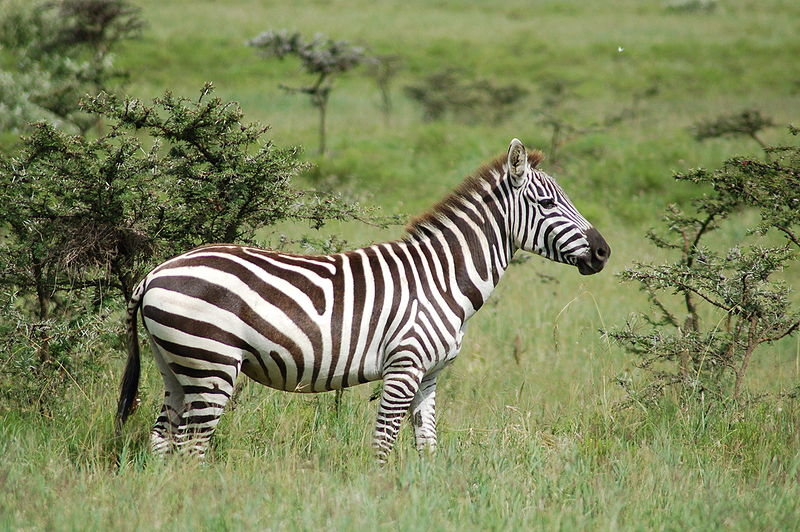
#> input picture week7/Zebra.jpg, 800 x 532 px
$ jupyter execute week7.ipynb
#> lines starting #> are read from the running program, lines starting #| are printed output that depends on the picture
# 7o Lab de PSD (notebook para preencher com os resultados)

[cell 1]
#from google.colab import drive
#drive.mount('/content/drive')

### Número do Grupo : `Grupo 8`

[cell 2]
#
# Primeiro vamos importar as bibliotecas necessárias
#
import numpy as np
import matplotlib.pyplot as plt
import cv2

# **1.0 - Definição do filtro de Gabor 2D (domínio espacial)**

O filtro de Gabor é um filtro do tipo passa-banda que possui alguns parâmetros que permitem que ele possa ser ajustado para realçar informações com diferentes escalas e orientações em uma imagem. A sua forma geral é dada pela equação abaixo.

$$\begin{aligned}
G(x,y; \lambda, \theta, \psi, \sigma, \gamma) = \exp \left( -\frac{x'^2 + \gamma^2 y'^2}{2\sigma^2} \right) \cos\left( 2\pi \frac{x'}{\lambda} + \psi \right)
\end{aligned}$$

$$\begin{aligned}
x'&= x\cos\theta + y\sin\theta\\
y'&=-x\sin\theta + y\cos\theta\\
\end{aligned}$$

$\lambda$ = comprimento de onda do fator senoidal

$\theta$ = ângulo de orientação do filtro

$\gamma$ = controla a razão de aspecto do filtro

$\psi$ = fase da função senoidal

## **1.1 - Implementação do filtro de Gabor 2D**

Na implementação do filtro de Gabor 2D, utilizar uma máscara de tamanho $M \times N$, em que M=64 e N=64. Após a implementação do filtro, verifique se o filtro se encontra na forma normalizada, ou seja, que o máximo valor de coeficiente é igual a 1.0

[cell 3]
#
# Implementar a função Gabor 2D
#
def gabor(lamda, theta, psi, sigma, gamma, M, N):
  x = np.linspace(-M//2, M//2, M)
  y = np.linspace(-N//2, N//2, N)

  xx, yy = np.meshgrid(x,y)

  x_bar = xx*np.cos(theta) + yy*np.sin(theta)
  y_bar = -xx*np.sin(theta) + yy*np.cos(theta)

  gab_filter = np.exp(-(x_bar**2+((gamma**2)*(y_bar**2)))/(2*(sigma**2)))*np.cos(2*np.pi*(x_bar/lamda)+psi)

  return gab_filter

## 1.2 - Plotar, como imagem, os filtros de Gabor (par e ímpar) a partir do filtro implementado acima

[cell 4]
plt.figure(figsize=[20,20])

# PAIR FUNCTION
plt.subplot(141),plt.imshow(gabor(2, 0, 0, 5, 0.25, 64, 64), cmap = 'gray')
plt.subplot(142),plt.imshow(gabor(2, np.pi/4, 0, 5, 0.25, 64, 64), cmap = 'gray')
plt.subplot(143),plt.imshow(gabor(2, np.pi/2, 0, 5, 0.25, 64, 64), cmap = 'gray')
plt.subplot(144),plt.imshow(gabor(2, 3*np.pi/4, 0, 5, 0.25, 64, 64), cmap = 'gray')
plt.show()
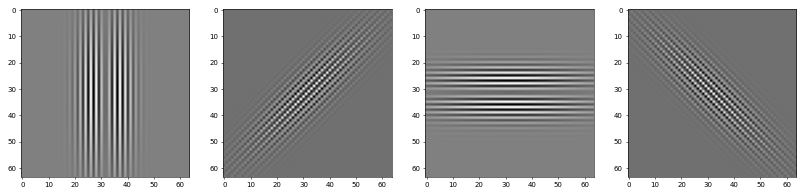
#> figure drawn by matplotlib, 4 panels

# ODD FUNCTION cos(theta + pi/2) [pair] = sin(theta) [odd]
plt.figure(figsize=[20,20])
plt.subplot(141),plt.imshow(gabor(2, 0, np.pi/2, 5, 0.25, 64, 64), cmap = 'gray')
plt.subplot(142),plt.imshow(gabor(2, np.pi/4, np.pi/2, 5, 0.25, 64, 64), cmap = 'gray')
plt.subplot(143),plt.imshow(gabor(2, np.pi/2, np.pi/2, 5, 0.25, 64, 64), cmap = 'gray')
plt.subplot(144),plt.imshow(gabor(2, 3*np.pi/4, np.pi/2, 5, 0.25, 64, 64), cmap = 'gray')
plt.show()
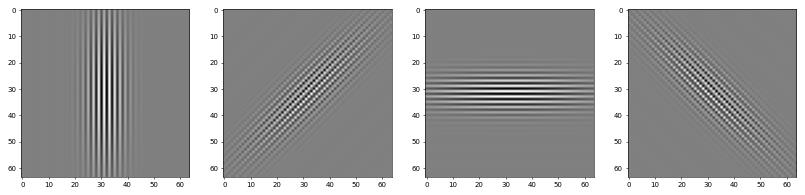
#> figure drawn by matplotlib, 4 panels

## 1.3 - Testes com diferentes filtros

Usando a imagem fornecida, faça a convolução da imagem com o filtro para os seguintes conjuntos de parâmetros:

a) Fixe $\gamma = \sigma = 1.0$, $\lambda = 0.2$ e $\psi=0$. Então, varie $\theta = 0^{°}, 45^{°}$ e $90^{°}$

b) Fixe $\gamma = 1.5$, $\sigma = 2.0$, $\lambda = 0.2$ e $\psi=0$. Então, varie $\theta = 0^{°}, 45^{°}$ e $90^{°}$

c) Para os dois conjuntos de parâmetros acima, modifique apenas o valor de $\psi$ para $\psi = \frac{\pi}{2}$ - Rode os experimentos novamente.

Para cada um dos itens acima, plote os filtros gerados e faça a convolução de cada um deles com a imagem fornecida para essa prática.

## 1.3 - Filtros de Gabor usando OpenCV

[cell 5]
import numpy as np
import cv2
import matplotlib.pyplot as plt
import pandas as pd

[cell 6]
#
# Parâmetros do filro
#

ksize = 40
sigma = 2
theta = 0 #1*np.pi / 2
labda = 1*np.pi / 4
gamma = 1.0
phi = np.pi/2

#
# Usar a função getGaborKernel do OpenCV para criar um filtro Gabor com os parâmetros especificados acima
#

gabFilter = cv2.getGaborKernel((ksize, ksize), sigma, theta, labda, gamma, phi)


# Fixed the value of the A parameters
ksize = 40
sigma = 1.0
theta = 0
labda = 0.2
gamma = 1.0
phi = 0

gabFilterA0 =  cv2.getGaborKernel((ksize, ksize), sigma, 0, labda, gamma, phi)
gabFilterA45 = cv2.getGaborKernel((ksize, ksize), sigma, np.pi/4, labda, gamma, phi)
gabFilterA90 = cv2.getGaborKernel((ksize, ksize), sigma, np.pi/2, labda, gamma, phi)

odd_gabFilterA0 =  cv2.getGaborKernel((ksize, ksize), sigma, 0, labda, gamma, phi + np.pi/2)
odd_gabFilterA45 = cv2.getGaborKernel((ksize, ksize), sigma, np.pi/4, labda, gamma, phi + np.pi/2)
odd_gabFilterA90 = cv2.getGaborKernel((ksize, ksize), sigma, np.pi/2, labda, gamma, phi + np.pi/2)


# Fixed the value of the B parameters
ksize = 40
sigma = 2.0
theta = 0
labda = 0.2
gamma = 1.5
phi = 0

gabFilterB0 =  cv2.getGaborKernel((ksize, ksize), sigma, 0, labda, gamma, phi)
gabFilterB45 = cv2.getGaborKernel((ksize, ksize), sigma, np.pi/4, labda, gamma, phi)
gabFilterB90 = cv2.getGaborKernel((ksize, ksize), sigma, np.pi/2, labda, gamma, phi)

odd_gabFilterB0 =  cv2.getGaborKernel((ksize, ksize), sigma, 0, labda, gamma, phi + np.pi/2)
odd_gabFilterB45 = cv2.getGaborKernel((ksize, ksize), sigma, np.pi/4, labda, gamma, phi + np.pi/2)
odd_gabFilterB90 = cv2.getGaborKernel((ksize, ksize), sigma, np.pi/2, labda, gamma, phi + np.pi/2)

[cell 7]
#
# Plotar o filtro gerador usando a função imshow do pyplot
#

plt.figure(figsize=[6,6])
plt.imshow(gabFilter, 'gray')
plt.title('Magnitude do gradiente')
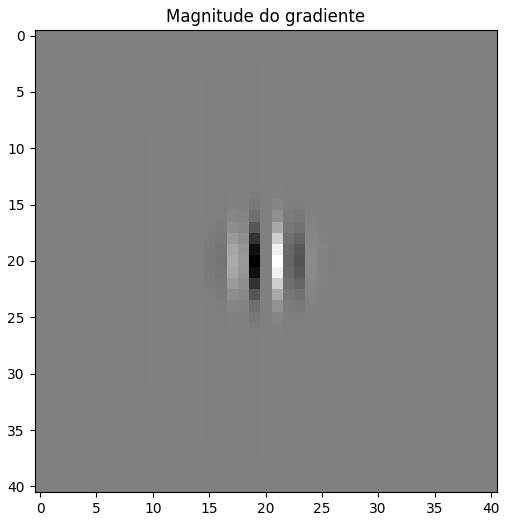
#> figure drawn by matplotlib, 1 panel

[cell 8]
#path = "INSERIR PATH AQUI"
filename = "Zebra.jpg"
imageRGB = cv2.imread(filename) #cv2.imread(path + filename)
#> imageRGB is the input picture: shape (532, 800, 3); mean B, G, R 91.2, 133.6, 126.4
imageGRAY = cv2.cvtColor(imageRGB, cv2.COLOR_BGR2GRAY)
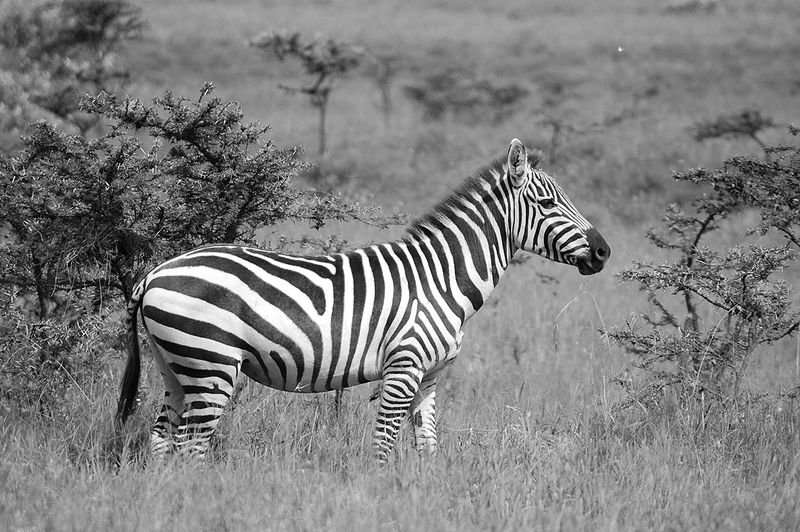
#> imageGRAY: shape (532, 800); min 0, max 255, mean 126.6
plt.imshow(imageGRAY)

[cell 9]
#
# Utilizando a função filter2D do OpenCV, faça a convolução da imagem com o filtro Gabor
#
# OBS: modifique os parâmetros e verifique o que acontece com o resultado da filtragem
#

_imgOut = cv2.filter2D(imageRGB, -1, gabFilter)
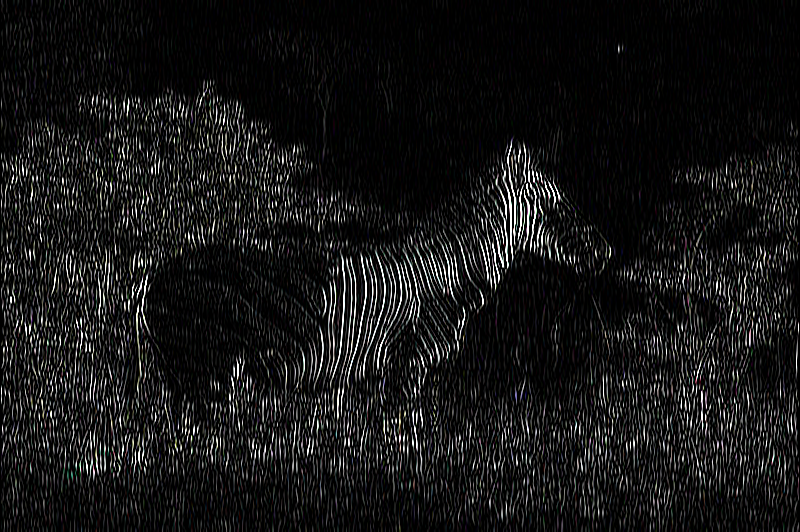
#> _imgOut: shape (532, 800, 3); mean B, G, R 21.9, 22, 22
plt.figure(figsize=[20,20])
plt.subplot(121),plt.imshow(imageRGB, cmap = 'gray')
plt.subplot(122),plt.imshow(_imgOut, cmap = 'gray')
plt.show()
#> figure, not shown here; B, G, R data is drawn as R, G, B

# FOR THE NORMAL FILTER
plt.figure(figsize=[20,20])
_imgOutA0 = cv2.filter2D(imageRGB, -1, gabFilterA0)
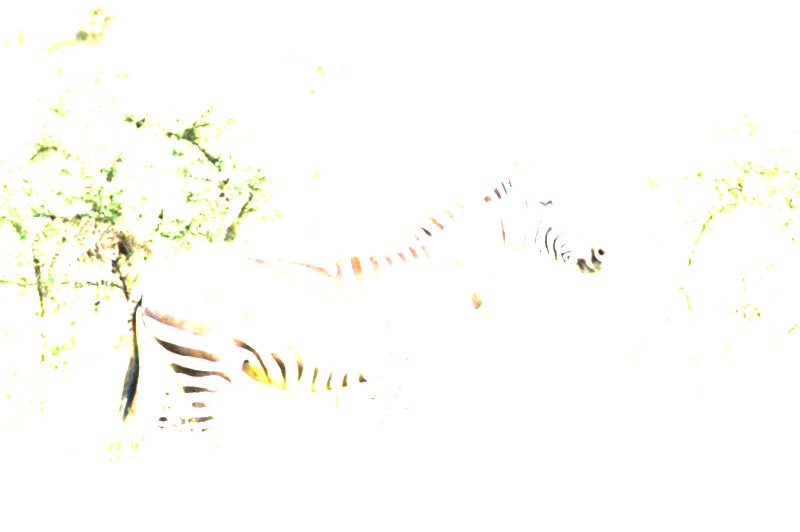
#> _imgOutA0: shape (532, 800, 3); mean B, G, R 249.1, 253.1, 253.1
plt.subplot(431),plt.imshow(_imgOutA0, cmap = 'gray')
_imgOutA45 = cv2.filter2D(imageRGB, -1, gabFilterA45)
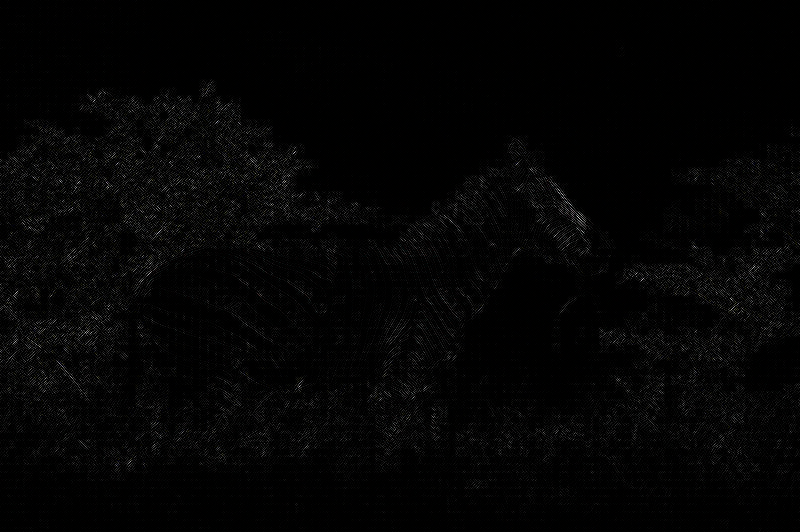
#> _imgOutA45: shape (532, 800, 3); mean B, G, R 4.4, 4.5, 4.5
plt.subplot(432),plt.imshow(_imgOutA45, cmap = 'gray')
_imgOutA90 = cv2.filter2D(imageRGB, -1, gabFilterA90)
plt.subplot(433),plt.imshow(_imgOutA90, cmap = 'gray')

plt.figure(figsize=[20,20])
_imgOutB0 = cv2.filter2D(imageRGB, -1, gabFilterB0)
plt.subplot(434),plt.imshow(_imgOutB0, cmap = 'gray')
_imgOutB45 = cv2.filter2D(imageRGB, -1, gabFilterB45)
plt.subplot(435),plt.imshow(_imgOutB45, cmap = 'gray')
_imgOutB90 = cv2.filter2D(imageRGB, -1, gabFilterB90)
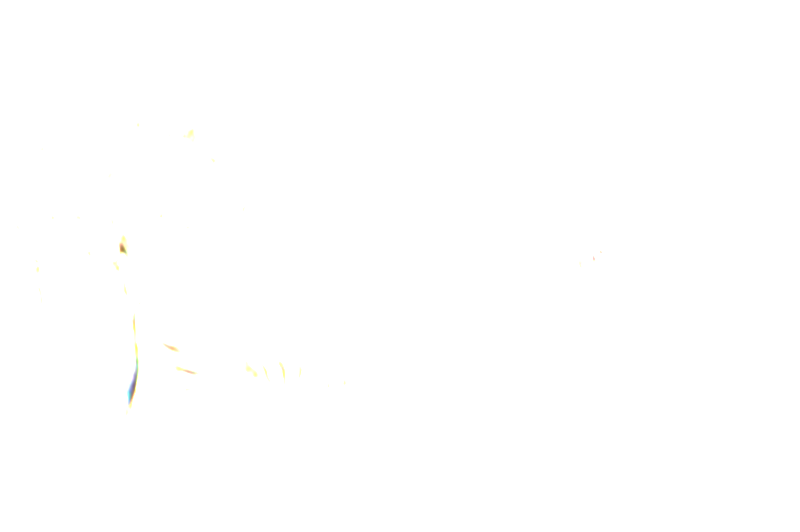
#> _imgOutB90: shape (532, 800, 3); mean B, G, R 254.9, 255, 255
plt.subplot(436),plt.imshow(_imgOutB90, cmap = 'gray')

# FOR THE ODD GABOR FILTER
plt.figure(figsize=[20,20])
o_imgOutA0 = cv2.filter2D(imageRGB, -1, odd_gabFilterA0)
#> o_imgOutA0: shape (532, 800, 3); every value is 0
plt.subplot(437),plt.imshow(o_imgOutA0, cmap = 'gray')
o_imgOutA45 = cv2.filter2D(imageRGB, -1, odd_gabFilterA45)
plt.subplot(438),plt.imshow(o_imgOutA45, cmap = 'gray')
o_imgOutA90 = cv2.filter2D(imageRGB, -1, odd_gabFilterA90)
plt.subplot(439),plt.imshow(o_imgOutA90, cmap = 'gray')

plt.figure(figsize=[20,20])
o_imgOutB0 = cv2.filter2D(imageRGB, -1, odd_gabFilterB0)
plt.subplot(4, 3, 10),plt.imshow(o_imgOutB0, cmap = 'gray')
o_imgOutB45 = cv2.filter2D(imageRGB, -1, odd_gabFilterB45)
plt.subplot(4, 3, 11),plt.imshow(o_imgOutB45, cmap = 'gray')
o_imgOutB90 = cv2.filter2D(imageRGB, -1, odd_gabFilterB90)
plt.subplot(4, 3, 12),plt.imshow(o_imgOutB90, cmap = 'gray')

plt.show()
#> figure, not shown here; B, G, R data is drawn as R, G, B
#> figure, not shown here; B, G, R data is drawn as R, G, B
#> figure, not shown here; B, G, R data is drawn as R, G, B
#> figure, not shown here; B, G, R data is drawn as R, G, B

# **2.0 - Definição do filtro de Gabor 2D (domínio da frequência)**

Selecione um dos filtros gerados acima e, utilizando a fft, gere o filtro no domínio da frequência. Realize a filtragem da imagem  no domínio da frequência e retorne para o domínio da imagem usando a função ifft.

Pense sobre como proceder com a tarefa solicitada acima.

[cell 10]
# Defining some parameters
ksize = 40
sigma = 2
theta = 0
labda = np.pi/4
gamma = 1.0
phi = np.pi/2

# [28 lines of commented-out code are left out]

imageRGB = cv2.imread(filename, cv2.IMREAD_GRAYSCALE)
#> imageRGB: shape (532, 800); min 0, max 255, mean 126.6
gabFilter = cv2.getGaborKernel((ksize, ksize), sigma, theta, labda, gamma, phi)

# Pad the filter, it does not chage him by the way but we need to do it
img_rows, img_cols = gabFilter.shape
flt_padded = np.zeros((imageRGB.shape), dtype=gabFilter.dtype)
for row in range(img_rows):
  for col in range(img_cols):
    flt_padded[row, col] = gabFilter[row, col]

imgY = np.fft.fft2(imageRGB)
imgYshift = np.fft.fftshift(imgY)
fltY = np.fft.fft2(flt_padded)
fltYshift = np.fft.fftshift(fltY)

# Convolution at one domain is the same as multiplication on another domain (frequency)
FilteredImage = imgYshift * fltYshift

ImgYBack_ishift = np.fft.ifftshift(FilteredImage)
ImgBack = np.fft.ifft2(ImgYBack_ishift)
ImgBack = np.real(ImgBack)
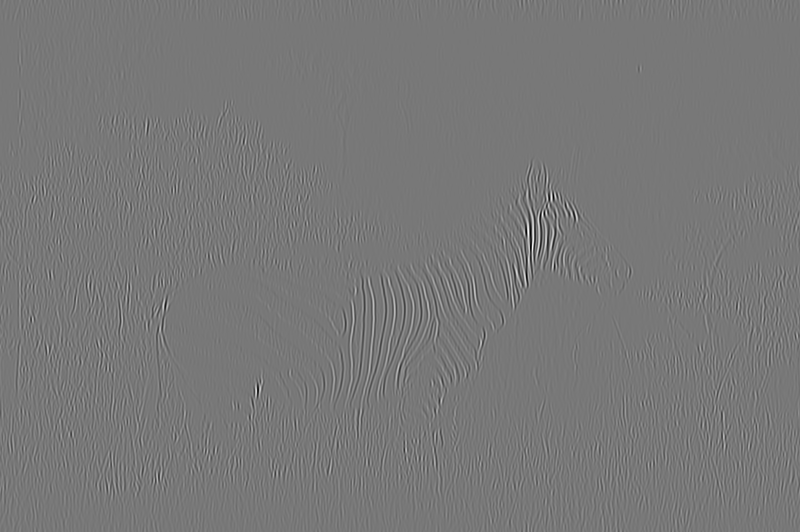
#> ImgBack: shape (532, 800) float64; min -1056.7, max 1181, mean 0; drawn with min black and max white

plt.figure(figsize=[20,20])
plt.subplot(121),plt.imshow(imageRGB, cmap = 'gray')
plt.subplot(122),plt.imshow(ImgBack, cmap = 'gray')
plt.show()
